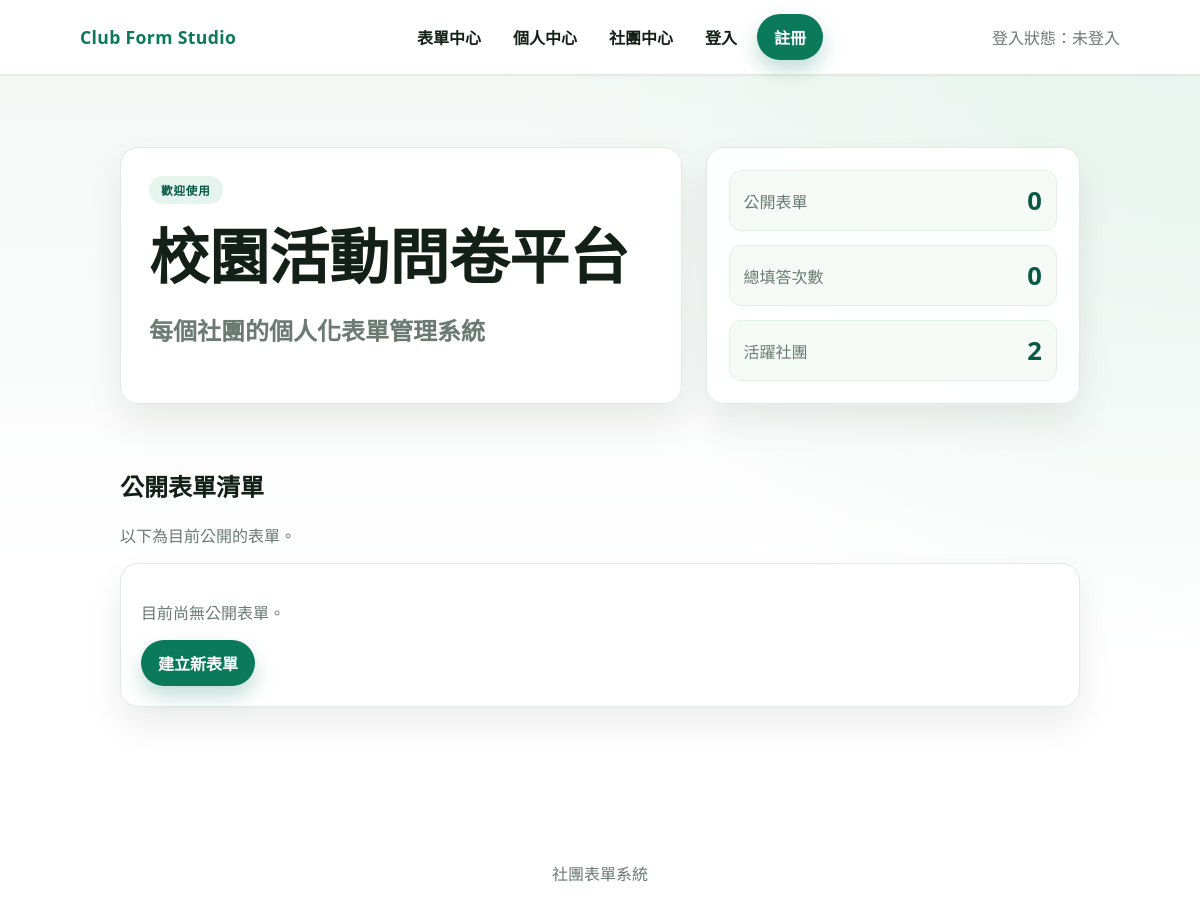
Before: / with the older database file.
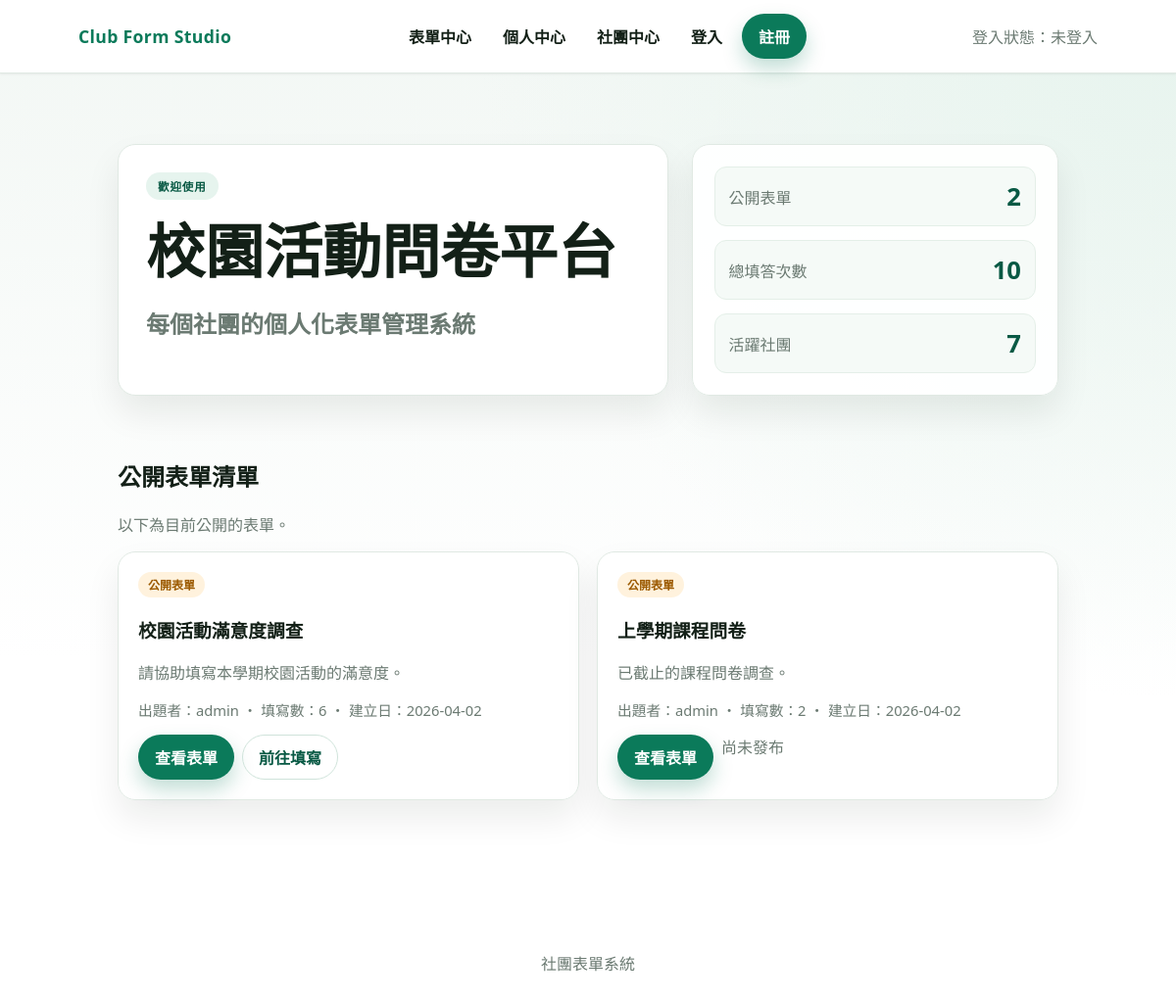
After: the same page with the newer database file.
### tables this page shows
CREATE TABLE forms (
    id              INT PRIMARY KEY AUTO_INCREMENT     COMMENT '表單唯一識別碼',
    creator_id      INT NOT NULL                       COMMENT '建立者 ID，參照 users.id',
    club_id         INT NULL                           COMMENT '所屬社團 ID，NULL 表示系統全域表單',
    title           VARCHAR(200) NOT NULL              COMMENT '表單標題',
    description     TEXT                               COMMENT '表單說明（選填）',
    form_type       ENUM('public','club_only')
                             DEFAULT 'public'          COMMENT '填寫權限：public=任何人可填, club_only=僅限指定社團成員',
    target_club_ids TEXT                               COMMENT 'club_only 時，可填寫的社團 ID 清單（逗號分隔）',
    status          ENUM('draft','published','closed')
                             DEFAULT 'draft'           COMMENT '表單狀態：draft=草稿, published=已發布, closed=已關閉',
    open_at         DATETIME NULL                      COMMENT '預定開放填寫時間',
    close_at        DATETIME NULL                      COMMENT '預定關閉填寫時間',
    allow_resubmit  TINYINT(1) NOT NULL DEFAULT 1      COMMENT '是否允許重複填答：1=可重複, 0=每人限填一次',
    require_login   TINYINT(1) NOT NULL DEFAULT 0      COMMENT '是否需登入才能填寫：1=需登入, 0=免登入',
    created_at      TIMESTAMP DEFAULT CURRENT_TIMESTAMP COMMENT '建立時間',
    updated_at      TIMESTAMP DEFAULT CURRENT_TIMESTAMP
                             ON UPDATE CURRENT_TIMESTAMP COMMENT '最後更新時間',
    FOREIGN KEY (creator_id) REFERENCES users(id) ON DELETE CASCADE,
    FOREIGN KEY (club_id)   REFERENCES clubs(id) ON DELETE CASCADE,
    INDEX idx_creator (creator_id),
    INDEX idx_club (club_id),
    INDEX idx_status (status)
);

CREATE TABLE users (
    id          INT PRIMARY KEY AUTO_INCREMENT        COMMENT '使用者唯一識別碼',
    username    VARCHAR(50)  UNIQUE NOT NULL          COMMENT '登入帳號，不可重複',
    password    VARCHAR(255) NOT NULL                 COMMENT '密碼（SHA256 雜湊）',
    email       VARCHAR(100) UNIQUE NOT NULL          COMMENT '電子郵件，不可重複，用於密碼重設',
    role        ENUM('member','owner','club_officer','admin')
                         DEFAULT 'member'             COMMENT '系統層級身份：member=一般會員, owner=幹部, club_officer=社團持有人, admin=管理員',
    created_at           TIMESTAMP DEFAULT CURRENT_TIMESTAMP   COMMENT '帳號建立時間',
    updated_at           TIMESTAMP DEFAULT CURRENT_TIMESTAMP
                         ON UPDATE CURRENT_TIMESTAMP  COMMENT '最後更新時間',
    remember_token_hash  VARCHAR(64) NULL              COMMENT '記住我 Token 的 SHA256 雜湊（每個使用者僅保留最新一個，取代獨立的 remember_tokens 表）'
);

### index.php (the view, shortened to what this page needs)
<?php
$stats = [
	'public_forms' => 0,
	'submissions' => 0,
	'clubs' => 0
];
$public_forms = [];
$public_error = null;
try {
	$pdo = get_db();
	$stats['public_forms'] = (int) $pdo->query("SELECT COUNT(*) FROM forms WHERE form_type = 'public'")->fetchColumn();
	$stats['submissions'] = (int) $pdo->query('SELECT COUNT(*) FROM form_submissions')->fetchColumn();
	$stats['clubs'] = (int) $pdo->query('SELECT COUNT(*) FROM clubs')->fetchColumn();
	$stmt = $pdo->query("SELECT f.id, f.title, f.description, f.status, f.created_at, u.username, COUNT(s.id) AS submissions FROM forms f JOIN users u ON u.id = f.creator_id LEFT JOIN form_submissions s ON s.form_id = f.id WHERE f.form_type = 'public' GROUP BY f.id ORDER BY f.created_at DESC");
	$public_forms = $stmt->fetchAll();
} catch (Throwable $e) {
	$stats = [
		'public_forms' => 0,
		'submissions' => 0,
		'clubs' => 0
	];
	$public_error = '公開表單載入失敗，請稍後再試。';
}
?>
<!doctype html>
<html lang="zh-Hant">
	<head>
		<link rel="stylesheet" href="./css/app.css" />
	</head>
	<body>
		<?php $base_url = './'; require './includes/header.php'; ?>
		<main class="section">
			<div class="container" style="display: grid; gap: 20px; grid-template-columns: minmax(0, 1fr); align-items: start">
				<div>
			<section class="hero">
				<div class="container hero-grid">
					<article class="hero-card fade-up">
						<span class="badge">歡迎使用</span>
						<h1>
							校園活動問卷平台
						</h1>
							<h2 class="muted">每個社團的個人化表單管理系統</h2>
					</article>
					<aside class="panel stats fade-up" style="animation-delay: 120ms">
						<div class="stat">
							<div class="muted">公開表單</div>
							<strong><?php echo number_format($stats['public_forms']); ?></strong>
						</div>
						<div class="stat">
							<div class="muted">總填答次數</div>
							<strong><?php echo number_format($stats['submissions']); ?></strong>
						</div>
						<div class="stat">
							<div class="muted">活躍社團</div>
							<strong><?php echo number_format($stats['clubs']); ?></strong>
						</div>
					</aside>
				</div>
			</section>
			<section class="section">
				<div class="container">
					<h2>公開表單清單</h2>
					<p class="muted">以下為目前公開的表單。</p>
					<?php if ($public_error) : ?>
						<div class="error"><?php echo htmlspecialchars($public_error); ?></div>
					<?php elseif (empty($public_forms)) : ?>
						<div class="panel" style="padding: 20px">
							<p class="muted">目前尚無公開表單。</p>
							<a class="btn btn-primary" href="./forms/create.php">建立新表單</a>
						</div>
					<?php else : ?>
						<div id="public-form-list" class="card-grid">
							<?php foreach ($public_forms as $index => $form) : ?>
								<?php
									$created_at = !empty($form['created_at']) ? date('Y-m-d', strtotime($form['created_at'])) : '';
									$submissions = isset($form['submissions']) ? (int) $form['submissions'] : 0;
								?>
								<article class="panel form-preview fade-up" style="animation-delay: <?php echo $index * 80; ?>ms">
									<span class="pill">公開表單</span>
									<h3><?php echo htmlspecialchars($form['title']); ?></h3>
									<p class="muted"><?php echo htmlspecialchars($form['description'] ?: '尚未提供表單說明。'); ?></p>
									<p class="meta">
										出題者：<?php echo htmlspecialchars($form['username']); ?> ・ 填寫數：<?php echo number_format($submissions); ?> ・ 建立日：<?php echo htmlspecialchars($created_at); ?>
									</p>
									<div
										style="
											margin-top: 12px;
											display: flex;
											gap: 8px;
											flex-wrap: wrap;
										"
									>
										<a class="btn btn-primary" href="./forms/view.php?id=<?php echo (int) $form['id']; ?>">查看表單</a>
										<?php if ($form['status'] === 'published') : ?>
											<a class="btn btn-ghost" href="./forms/submit.php?id=<?php echo (int) $form['id']; ?>">前往填寫</a>
										<?php else : ?>
											<span class="muted">尚未發布</span>
										<?php endif; ?>
									</div>
								</article>
							<?php endforeach; ?>
						</div>
					<?php endif; ?>
				</div>
			</section>
				</div>
			</div>
		</main>
		<footer class="footer container">社團表單系統</footer>
	</body>
</html>
<?php
exit();

Changed rows visible on the page:
added forms: title "校園活動滿意度調查", description "請協助填寫本學期校園活動的滿意度。", creator.username "admin", submissions "6", created_at "2026-04-02"
added forms: title "上學期課程問卷", description "已截止的課程問卷調查。", creator.username "admin", submissions "2", created_at "2026-04-02", status "尚未發布"
Other visible differences:
$stats['public_forms']: "0" → "2"
$stats['submissions']: "0" → "10"
$stats['clubs']: "2" → "7"
text no longer shown: "目前尚無公開表單。 建立新表單"
